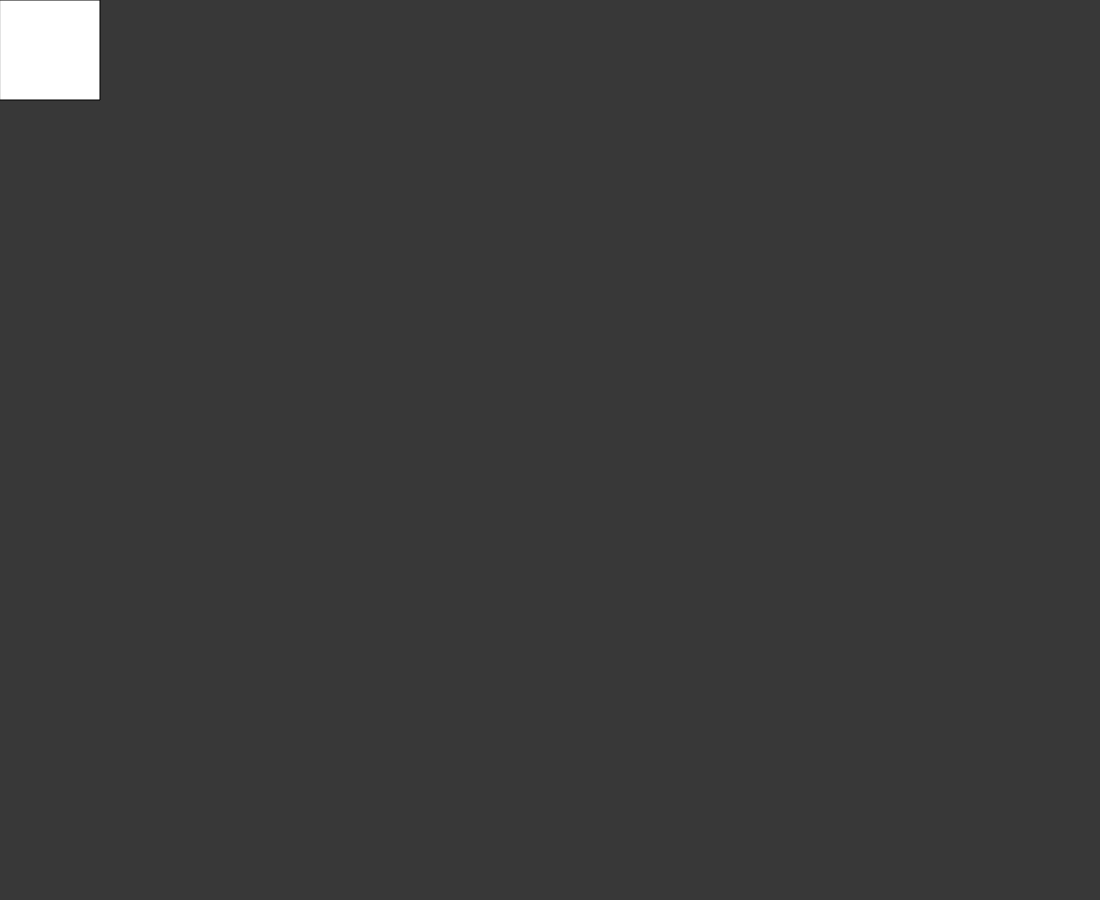
Frame 1 (no input)
Frame 60 (no input): identical to frame 1, image omitted
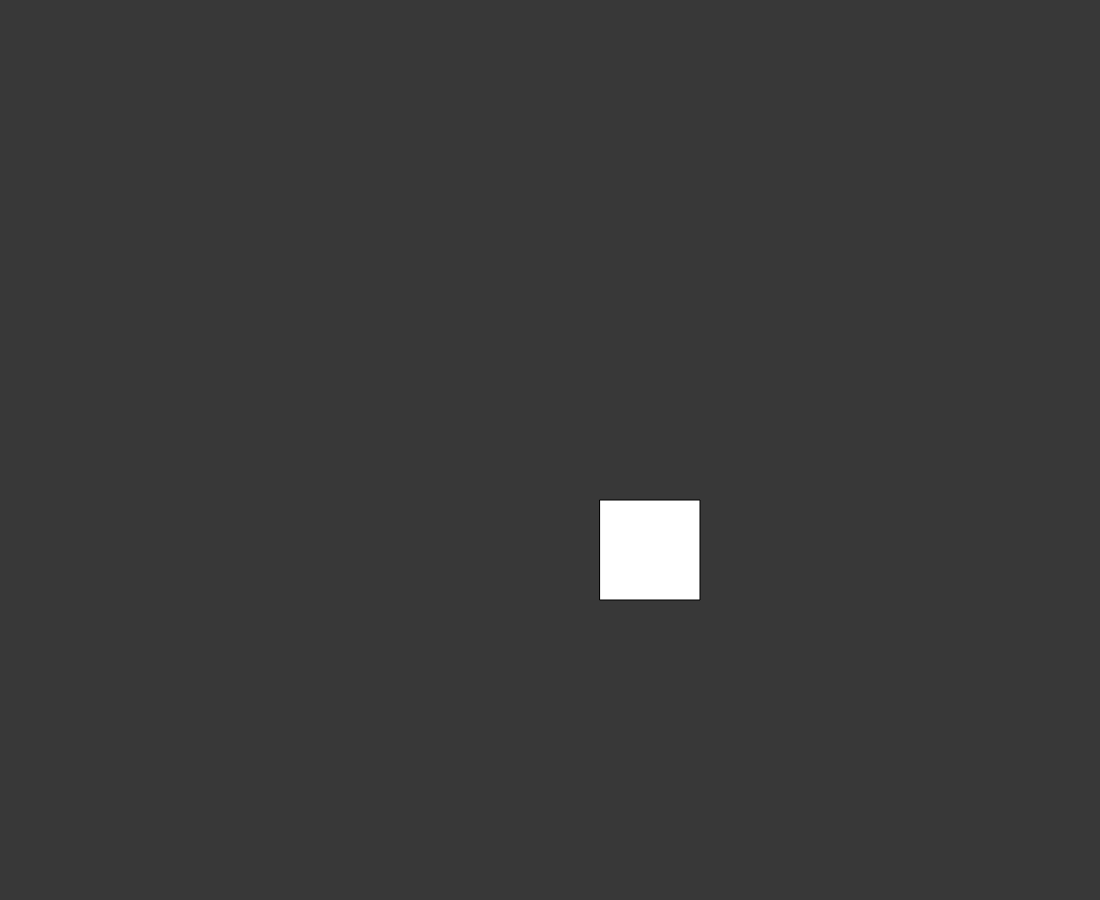
Frame 120 (the mouse pressed at the canvas centre since frame 60)

The p5.js sketch that drew these frames (run headless with seeded random() and noise() and a simulated clock; from frame 60 on, the mouse is pressed at the canvas centre):

// p5.js sketch
// ── sketch.js

let n;
let nodes = []
let start = []
let end = []
let AI = []
let obstacles = []
let nd
let path = []
let isStarted
let garb;

let mx;
let my;
let me;
let base


function setup(){
	base = 100
	createCanvas(round((window.innerWidth)/base)*base-100, round(window.innerHeight/base)*base-100)
	background(56)
	start = [0, 0]
	
	s = round(random(0, 19))
	e = round(random(0, 19))
	end = [width-base, height-base]
	isStarted = false
	garb = []
	obstacles = []

	AI = [start[0], start[1]]
	path = [AI]
	//console.log(path)
	for (var y=0;y<height/base;y++){
		for (var i=0;i<width/base;i++){
			n = new Node(i*base, y*base)
			nodes.push(n)
		}
	}

	for (var i=0;i<nodes.length;i++){
			//nodes[i].show()
			nodes[i].update(obstacles)
			//nodes[i].caluclate_shit(start[0], start[1], end[0], end[1])
			
		}

	me = nodes[0]
}

function mouseClicked() {
	if (!isStarted){
	mx = round(mouseX/base)*base
	my = round(mouseY/base)*base
	fill(255, 255, 255)
	rect(mx, my, base, base)
	let cheese = true;
	for (var i=0;i<obstacles.length;i++){
  		
      	if (obstacles[i][0] == mx && obstacles[i][1] == my){
      			cheese = false
      			}
      		}
      if (cheese){
  		obstacles.push([mx, my])
  	}
  }
}	

function keyPressed() {
  if (keyCode === ENTER) {
    isStarted = true;
  }
  

  if (keyCode === 32) {
  	for (var i=0;i<base;i++){
  		obstacles.push([round(random(0, (width-base)/100))*base, round(random(0, (height-base)/100))*base])
  	}
    //isStarted = true;
  }
  
}


function mouseDragged() {
	if (!isStarted){
  	mx = round(mouseX/base)*base
	my = round(mouseY/base)*base
	fill(255, 255, 255)
	rect(mx, my, base, base)

  	let cheese = true;
	for (var i=0;i<obstacles.length;i++){
  		
      	if (obstacles[i][0] == mx && obstacles[i][1] == my){
      			cheese = false
      			}
      		}
      if (cheese){
  		obstacles.push([mx, my])
  	}
  }
}

function draw(){
	if (!isStarted){
		background(56)
		
	}


	for (var i=0;i<obstacles.length;i++){
			fill(255, 255, 255)
			rect(obstacles[i][0], obstacles[i][1], base, base)
	}





	if (isStarted){
		nd = dist(AI[0], AI[1], end[0], end[1])

		


		
		for (var i=0;i<nodes.length;i++){
			//nodes[i].show()
			nodes[i].update(obstacles)
			nodes[i].caluclate_shit(start[0], start[1], end[0], end[1])
			
		}
		//do_stuff()

		reCheck()
		//console.log(path.length)

		if (nd <= base){
			me = nodes[garb[garb.length-1]];
			//background(56)
			for (var i=0;i<obstacles.length;i++){
			fill(255, 255, 255)
			rect(obstacles[i][0], obstacles[i][1], base, base)
	}

			fill(255, 0, 0)
			rect(end[0], end[1], base, base)
			for (var i=garb.length-1;i>=0;i--){

				fill(255, 255, 0)
				rect(me.x, me.y, base, base)
				me = nodes[me.myCheese]
			}
			noLoop()
		}
		//console.log(nd)
		

	}
	
	else{
	mx = round(mouseX/base)*base
	my = round(mouseY/base)*base
	fill(255, 255, 255)
	rect(mx, my, base, base)

	if (keyIsDown(BACKSPACE)){
		mx = round(mouseX/base)*base
	my = round(mouseY/base)*base

  	for (var i=0;i<obstacles.length;i++){
  		fill(0, 0, 255)
  		rect(mx, my, base, base)
      	if (obstacles[i][0] == mx && obstacles[i][1] == my){
      			obstacles.splice(i, 1)
      			}
      		}
	}

	

	
	}
	
}


function do_stuff(){
	//GET THE SURROUNDING NODES
	fill(0, 255, 0)
	rect(AI[0], AI[1], base, base)

	fill(255, 0, 0)
	rect(end[0], end[1], base, base)

	

	

	let lowest_fcost = 100000000000;
	let best = 0;
	
	console.log(nd)

	 
	for (var i=0;i<nodes.length;i++){
		nodes[i].update(obstacles)

		var d = dist(AI[0]+50, AI[1]+50, nodes[i].realX, nodes[i].realY)
		if (d < 200 && d > 0){
			if (nodes[i].fcost < lowest_fcost){
				lowest_fcost = nodes[i].fcost
				best = i
			}	
		}
	}


	AI = [nodes[best].x, nodes[best].y]


	nodes[best].can_cal = false
	nodes[best].fcost = 1000000000000000000000000
	path.push(AI)
	


	//Re check some shit



}


function reCheck(){
	let lowest_fcost = 100000000000;
	let best = 0;
	for (var e=0;e<path.length;e++){
		fill(0, 255, 0)
		rect(path[e][0], path[e][1], base, base)

		fill(255, 0, 0)
		rect(end[0], end[1], base, base)
		
		
		//console.log(nd)

		 
		for (var i=0;i<nodes.length;i++){
			//nodes[i].update(obstacles)

			var d = dist(path[e][0]+50, path[e][1]+50, nodes[i].realX, nodes[i].realY)
			if (d < base+10 && d > 0){
				if (nodes[i].fcost < lowest_fcost){
					lowest_fcost = nodes[i].fcost
					best = i
					//garb.push([nodes[i].x, nodes[i].y])
					AI = path[e]
					
					
				}	
			}
		}
		
	}

	var AI_index

	for (var i=0;i<nodes.length;i++){
		if (nodes[i].x == AI[0] && nodes[i].y == AI[1]){
			AI_index = i
			break
		}
	}

	nodes[best].myCheese = AI_index
	garb.push(AI_index)
	AI = [nodes[best].x, nodes[best].y]
	
	
	nodes[best].can_cal = false
	nodes[best].fcost = 1000000000000000000000000
	path.push(AI)
}


class Node{
	constructor(x, y){
		this.x = x
		this.y = y
		this.realX
		this.realY

		this.gcost
		this.hcost
		this.fcost
		this.can_cal = true
		this.myCheese

	}

	update(ob){


		for (var i=0;i<ob.length;i++){

		if (dist(ob[i][0], ob[i][1], this.x, this.y) == 0){
			this.can_cal = false
			this.fcost = 10000000000000000
		}
	}
		this.realX = this.x+50
		this.realY = this.y+50


	}
	show(){
		if (this.can_cal == false){
		fill(0, 0, 255)
		strokeWeight(4);
		stroke(0, 0, 255);
		rect(this.x, this.y, base, base)
		}
		
	}

	caluclate_shit(sx, sy, ex, ey){
		if (this.can_cal){
			this.gcost = dist(sx, sy, this.x, this.y)
			this.hcost = dist(ex, ey, this.x, this.y)
			this.fcost = this.gcost+this.hcost
		}


	}

}
